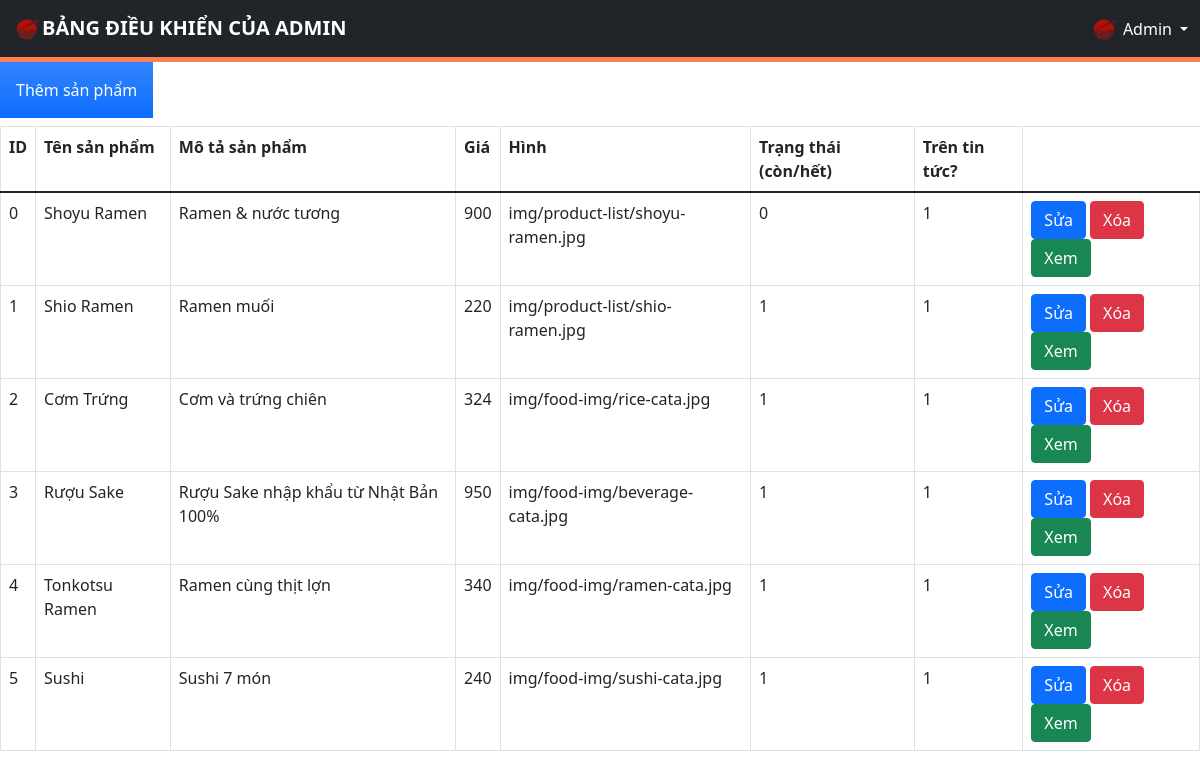
/admin/productManagement.php, run on the app's committed database.
### tables this page shows
CREATE TABLE `product` (
  `id` int(10) UNSIGNED NOT NULL,
  `name` varchar(100) NOT NULL,
  `description` text NOT NULL,
  `price` float UNSIGNED NOT NULL,
  `img_path` text NOT NULL,
  `status` tinyint(1) NOT NULL DEFAULT 1 COMMENT '0: unavailable, 1: available',
  `feature` tinyint(1) NOT NULL DEFAULT 1 COMMENT '0: not featured on news, 1: featured on news'
);

### admin/productManagement.php (the view, shortened to what this page needs)
<!DOCTYPE html>
<html lang="en">
<head>
  <link href="https://cdnjs.cloudflare.com/ajax/libs/font-awesome/5.9.0/css/all.min.css" rel="stylesheet">
  <link href="https://cdn.jsdelivr.net/npm/bootstrap@5.1.3/dist/css/bootstrap.min.css" rel="stylesheet">
  <link rel="stylesheet" href="admin-styles/styles.css">
</head>
<body>
  <div>
    <?php $IPATH = $_SERVER["DOCUMENT_ROOT"]."/btl-web/admin/";
    include($IPATH."navbar.php");?>
  </div>
    <form method="post" action="productManagement.php">
      <a href="newProduct.php"><input type="button" class="p-3 mb-2 bg-primary bg-gradient text-white" value="Thêm sản phẩm"></a>
    </form>
    <?php
      include('../config/config.php');
      echo "<table class='table table-bordered'>
              <tr>
                  <th>ID</th>
                  <th>Tên sản phẩm</th>
                  <th>Mô tả sản phẩm</th>
                  <th>Giá</th>
                  <th>Hình</th>
                  <th>Trạng thái (còn/hết)</th>
                  <th>Trên tin tức?</th>
              </tr>
              <tbody>";
      $sql = "SELECT * from product";
      $result = $conn->query($sql);
      if ($result->num_rows > 0) {
        while ($row = $result->fetch_assoc()) {
          $id = $row['id'];
          $name = $row['name'];
          $description = $row['description'];
          $price = $row['price'];
          $img_path = $row['img_path'];
          $status = $row['status'];
          $feature = $row['feature'];
          echo "<tr>
                  <td>" . $id . "</td>
                  <td>" . $name . "</td>
                  <td>" . $description . "</td>
                  <td>" . $price . "</td>
                  <td>" . $img_path . "</td>
                  <td>" . $status . "</td>
                  <td>" . $feature . "</td>
                  <td>
                    <a href='editProduct.php?id=$id&name=$name&description=$description&price=$price&img_path=$img_path&status=$status&feature=$feature'
                      class='btn btn-primary m-r-1em' name='edit'>Sửa</a>
                    <a href='deleteProduct.php?id=$id' class='btn btn-danger'>Xóa</a>
                    <a href='../productInfo.php?id=$id' class='btn btn-success'>Xem</a>
                  </td>
                </tr>";
        }
        echo "</tbody></table>";
      }
    ?>
</body>
</html>

### admin/admin-styles/styles.css (style rules this page uses)
:root { --color: #e74c3c; --border: 5px solid #e74c3c; --gray: #57606f; --bg: rgba(255, 255, 255, 0.3); }

### admin/admin-styles/adminButton.css (style rules this page uses)
* { margin: 0; padding: 0; box-sizing: border-box; outline: none; border: none; text-decoration: none; transition: 0.2s linear; }
:root { --color: #ff7f50; --border: 5px solid #ff7f50; --gray: #57606f; --bg: rgba(255, 255, 255, 0.3); }

### data on the page
product: id "0", name "Shoyu Ramen", description "Ramen & nước tương", price "900", img_path "img/product-list/shoyu-ramen.jpg", status "0", feature "1"
product: id "1", name "Shio Ramen", description "Ramen muối", price "220", img_path "img/product-list/shio-ramen.jpg", status "1", feature "1"
product: id "2", name "Cơm Trứng", description "Cơm và trứng chiên", price "324", img_path "img/food-img/rice-cata.jpg", status "1", feature "1"
product: id "3", name "Rượu Sake", description "Rượu Sake nhập khẩu từ Nhật Bản 100%", price "950", img_path "img/food-img/beverage-cata.jpg", status "1", feature "1"
product: id "4", name "Tonkotsu Ramen", description "Ramen cùng thịt lợn", price "340", img_path "img/food-img/ramen-cata.jpg", status "1", feature "1"
product: id "5", name "Sushi", description "Sushi 7 món", price "240", img_path "img/food-img/sushi-cata.jpg", status "1", feature "1"
